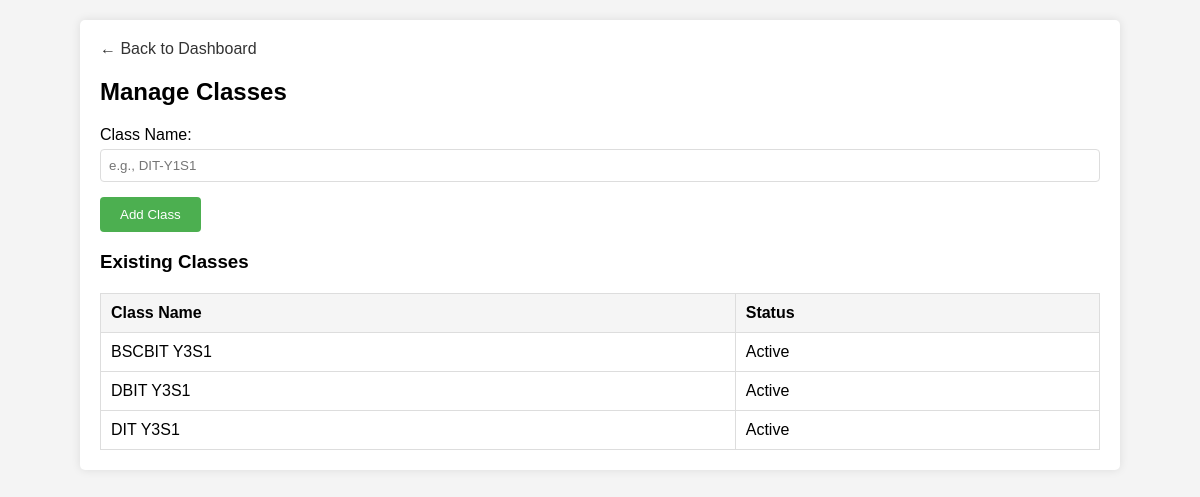
Screenshot of /manage_classes.php (signed in) with the database file from the repository.
### tables this page shows
CREATE TABLE `classes` (
  `id` int NOT NULL,
  `class_name` varchar(50) DEFAULT NULL,
  `status` tinyint(1) DEFAULT '1'
);

### manage_classes.php (the view, shortened to what this page needs)
<?php
require_once 'config.php';
$stmt = $pdo->query("SELECT * FROM classes WHERE status = 1 ORDER BY class_name");
$classes = $stmt->fetchAll();
?>
<!DOCTYPE html>
<html>
<head>
</head>
<body>
    <div class="container">
        <div class="nav">
            <a href="dashboard.php">← Back to Dashboard</a>
        </div>
        <h2>Manage Classes</h2>
        <form method="POST">
            <div class="form-group">
                <label>Class Name:</label>
                <input type="text" name="class_name" placeholder="e.g., DIT-Y1S1" required>
            </div>
            <button type="submit">Add Class</button>
        </form>
        <h3>Existing Classes</h3>
        <table>
            <thead>
                <tr>
                    <th>Class Name</th>
                    <th>Status</th>
                </tr>
            </thead>
            <tbody>
                <?php foreach ($classes as $class): ?>
                    <tr>
                        <td><?php echo htmlspecialchars($class['class_name']); ?></td>
                        <td><?php echo $class['status'] ? 'Active' : 'Inactive'; ?></td>
                    </tr>
                <?php endforeach; ?>
            </tbody>
        </table>
    </div>
</body>
</html>

### manage_classes.php (style rules this page uses)
body { font-family: Arial, sans-serif; margin: 0; padding: 20px; background: #f4f4f4; }
.container { max-width: 1000px; margin: 0 auto; background: white; padding: 20px; border-radius: 5px; box-shadow: 0 0 10px rgba(0,0,0,0.1); }
.form-group { margin-bottom: 15px; }
label { display: block; margin-bottom: 5px; }
input[type="text"] { width: 100%; padding: 8px; border: 1px solid #ddd; border-radius: 4px; box-sizing: border-box; }
button { background: #4CAF50; color: white; padding: 10px 20px; border: none; border-radius: 4px; cursor: pointer; }
table { width: 100%; border-collapse: collapse; margin-top: 20px; }
th, td { padding: 10px; border: 1px solid #ddd; text-align: left; }
th { background: #f5f5f5; }
.nav { margin-bottom: 20px; }
.nav a { color: #333; text-decoration: none; }

### rows the page displays
classes: class_name "BSCBIT Y3S1", status "Active"
classes: class_name "DBIT Y3S1", status "Active"
classes: class_name "DIT Y3S1", status "Active"
